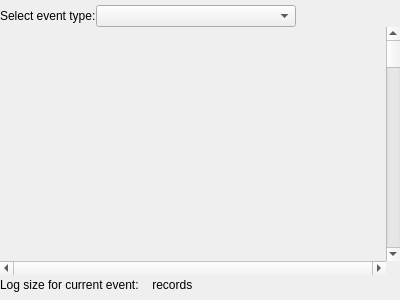
<?xml version="1.0" encoding="UTF-8"?>
<ui version="4.0">
 <class>AbstractTableVisualization</class>
 <widget class="QWidget" name="AbstractTableVisualization">
  <property name="geometry">
   <rect>
    <x>0</x>
    <y>0</y>
    <width>400</width>
    <height>300</height>
   </rect>
  </property>
  <property name="windowTitle">
   <string>Form</string>
  </property>
  <layout class="QGridLayout" name="gridLayout_2">
   <property name="leftMargin">
    <number>0</number>
   </property>
   <property name="topMargin">
    <number>5</number>
   </property>
   <property name="rightMargin">
    <number>0</number>
   </property>
   <property name="bottomMargin">
    <number>5</number>
   </property>
   <property name="spacing">
    <number>0</number>
   </property>
   <item row="1" column="0">
    <layout class="QGridLayout" name="gridLayout_6">
     <item row="0" column="0">
      <layout class="QGridLayout" name="vAreaGridLayout">
       <property name="spacing">
        <number>0</number>
       </property>
      </layout>
     </item>
     <item row="0" column="1">
      <widget class="QScrollBar" name="verticalScrollBar">
       <property name="orientation">
        <enum>Qt::Vertical</enum>
       </property>
      </widget>
     </item>
     <item row="1" column="0">
      <widget class="QScrollBar" name="horizontalScrollBar">
       <property name="maximum">
        <number>0</number>
       </property>
       <property name="orientation">
        <enum>Qt::Horizontal</enum>
       </property>
      </widget>
     </item>
    </layout>
   </item>
   <item row="0" column="0">
    <layout class="QGridLayout" name="toolBarLayout">
     <item row="0" column="2">
      <widget class="QLabel" name="toolBarLabel">
       <property name="text">
        <string>Select event type:</string>
       </property>
      </widget>
     </item>
     <item row="0" column="3">
      <widget class="QComboBox" name="toolBoxComboBox">
       <property name="sizePolicy">
        <sizepolicy hsizetype="Fixed" vsizetype="Fixed">
         <horstretch>0</horstretch>
         <verstretch>0</verstretch>
        </sizepolicy>
       </property>
       <property name="minimumSize">
        <size>
         <width>200</width>
         <height>0</height>
        </size>
       </property>
       <property name="maximumSize">
        <size>
         <width>200</width>
         <height>16777215</height>
        </size>
       </property>
      </widget>
     </item>
     <item row="0" column="4">
      <spacer name="horizontalSpacer">
       <property name="orientation">
        <enum>Qt::Horizontal</enum>
       </property>
       <property name="sizeHint" stdset="0">
        <size>
         <width>40</width>
         <height>20</height>
        </size>
       </property>
      </spacer>
     </item>
    </layout>
   </item>
   <item row="2" column="0">
    <layout class="QGridLayout" name="gridLayout">
     <item row="0" column="1">
      <widget class="QLabel" name="recordsCountLabel">
       <property name="sizePolicy">
        <sizepolicy hsizetype="Preferred" vsizetype="Fixed">
         <horstretch>0</horstretch>
         <verstretch>0</verstretch>
        </sizepolicy>
       </property>
       <property name="text">
        <string/>
       </property>
      </widget>
     </item>
     <item row="0" column="2">
      <widget class="QLabel" name="label_3">
       <property name="sizePolicy">
        <sizepolicy hsizetype="Preferred" vsizetype="Fixed">
         <horstretch>0</horstretch>
         <verstretch>0</verstretch>
        </sizepolicy>
       </property>
       <property name="text">
        <string> records</string>
       </property>
      </widget>
     </item>
     <item row="0" column="0">
      <widget class="QLabel" name="label">
       <property name="sizePolicy">
        <sizepolicy hsizetype="Preferred" vsizetype="Fixed">
         <horstretch>0</horstretch>
         <verstretch>0</verstretch>
        </sizepolicy>
       </property>
       <property name="text">
        <string>Log size for current event: </string>
       </property>
      </widget>
     </item>
     <item row="0" column="3">
      <spacer name="horizontalSpacer_2">
       <property name="orientation">
        <enum>Qt::Horizontal</enum>
       </property>
       <property name="sizeHint" stdset="0">
        <size>
         <width>40</width>
         <height>20</height>
        </size>
       </property>
      </spacer>
     </item>
    </layout>
   </item>
  </layout>
 </widget>
 <resources/>
 <connections/>
</ui>
